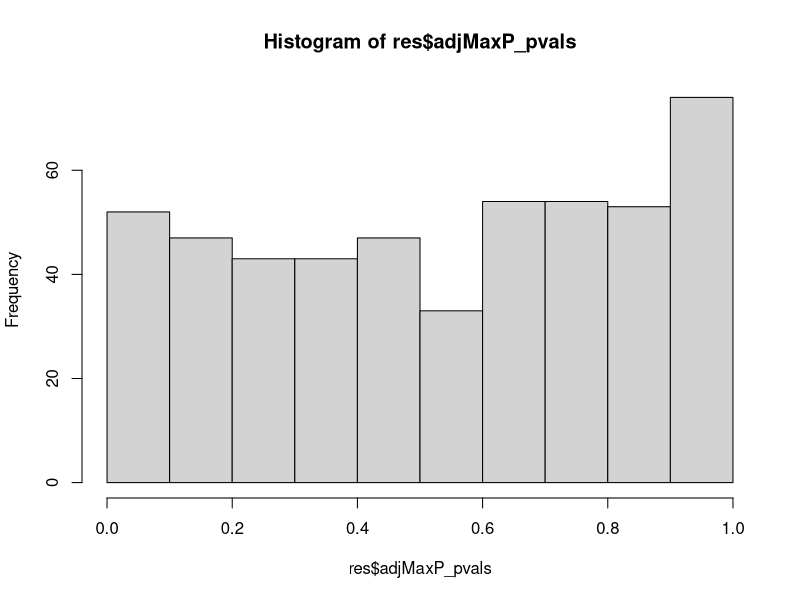
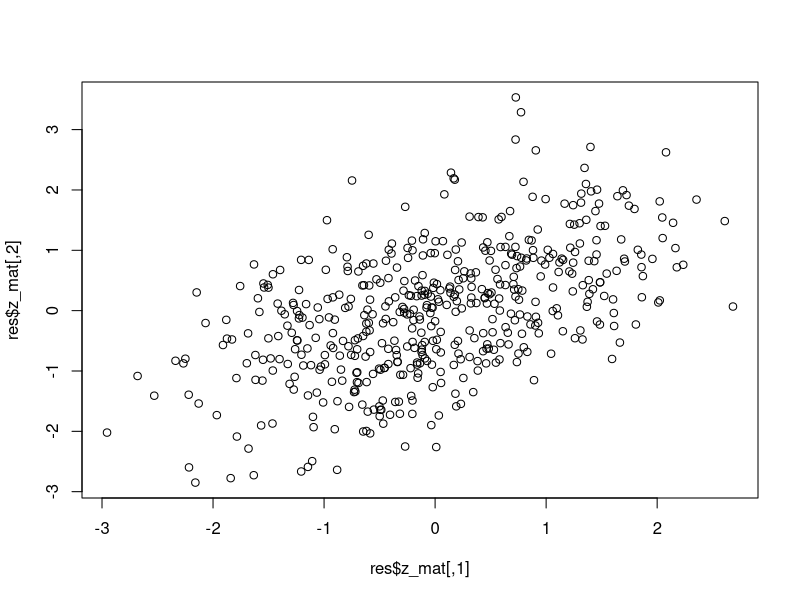

Source code (R) for these figures, in order:
require(MASS)
require(psych)

# Function to run AdjMaxP
runAdjMaxP <- function(
  pval_mat # Rows:Shared Features, Cols:Individual Studies
) {
  
  # Convert p-values to z-scores
  z_mat <- qnorm(pval_mat, lower.tail = FALSE)
  
  # Estimate tetrachoric correlation
  corEst <- suppressMessages(tetrachoric(z_mat > 0, correct=FALSE, smooth = TRUE,))$rho
  corEst[corEst < 0] <- 0
  
  # Calculate effective number of tests
  eVals <- eigen(corEst)$values-1
  eVals[eVals < 0] <- 0
  ensEst <- length(eVals) - sum(eVals)
  
  # Calculate maximum p-values
  maxPs <- apply(pval_mat, 1, max)
  
  # Calculate corrected p-values
  metaPcorr <- pbeta(maxPs, ensEst, 1)
  
  # Return list of results
  outList <- list(
    adjMaxP_pvals = metaPcorr, # The pvalue estimates from AdjMax
    eff_no_studies = ensEst, # The estimate of the effective number of studies
    cor_est = corEst, # Inter-study correlation matrix
    z_mat = z_mat # Probit transformed p-values, z-score matrix (for plotting)
  )
  
}

# Example

## Simulate p-values from two correlated studies

### Toy 2x2 correlation matrix
corSim <- matrix(c(1, 0.5, 0.5, 1), 2, 2)

### Simulated p-values from statistical tests
zSim <- mvrnorm(500, rep(0, ncol(corSim)), corSim)
pSim <- pnorm(zSim, lower.tail = FALSE)

dim(pSim)
# [1] 200   2

### Run AdjMaxP
res <- runAdjMaxP(pSim)

### AdjMaxP p-values
hist(res$adjMaxP_pvals)
#### This null example will be approximately uniform between 0 and 1

### Effective number of studies
res$eff_no_studies
#### Will be ~1.5 given corSim and 2 studies

### Tetrachoric correlation matrix
res$cor_est
#### Will be similar to corSim

### Probit transformed p-values to z-scores
plot(res$z_mat)
#### Will look correlated

